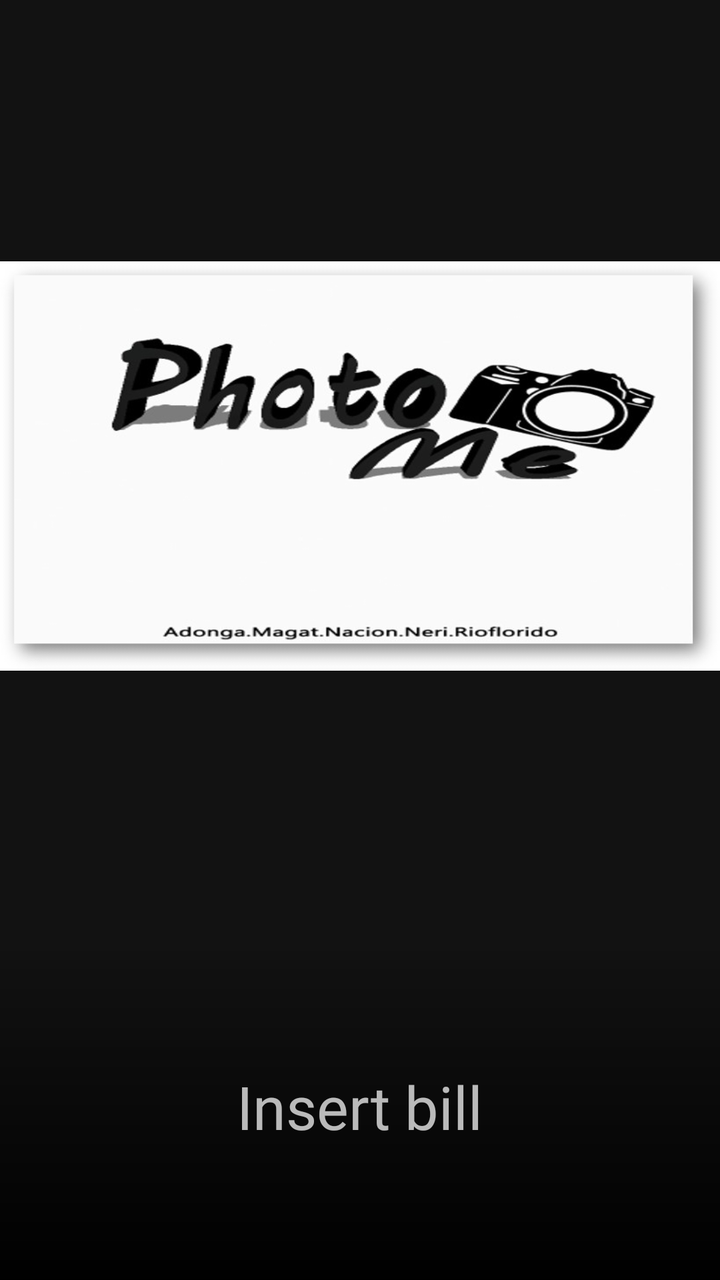
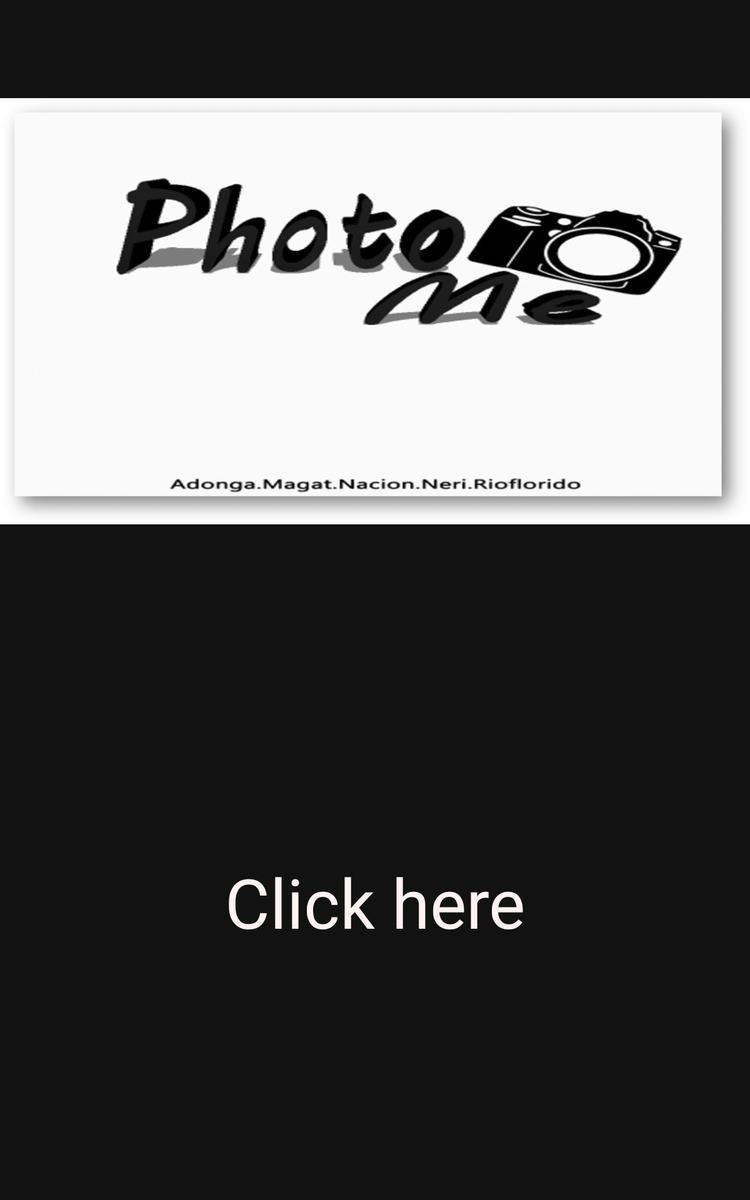

An Android layout and its configuration variant, each rendered on a device that would load it. The default file and the variant file are quoted in full after the pictures.
<!-- AndroidManifest.xml: application theme AppTheme -->
<!-- res/layout/activity_main.xml -->
<?xml version="1.0" encoding="utf-8"?>
<androidx.constraintlayout.widget.ConstraintLayout xmlns:android="http://schemas.android.com/apk/res/android"
    xmlns:app="http://schemas.android.com/apk/res-auto"
    xmlns:tools="http://schemas.android.com/tools"
    android:layout_width="match_parent"
    android:layout_height="match_parent"
    tools:context=".MainActivity">


    <ImageView
        android:id="@+id/imageView"
        android:layout_width="wrap_content"
        android:layout_height="wrap_content"
        android:scaleType="centerCrop"
        app:layout_constraintBottom_toBottomOf="parent"
        app:layout_constraintEnd_toEndOf="parent"
        app:layout_constraintStart_toStartOf="parent"
        app:layout_constraintTop_toTopOf="parent"
        app:srcCompat="@drawable/wallpaper_02" />

    <androidx.constraintlayout.widget.ConstraintLayout
        android:layout_width="match_parent"
        android:layout_height="match_parent">

        <ImageView
            android:id="@+id/imageView3"
            android:layout_width="wrap_content"
            android:layout_height="wrap_content"
            app:layout_constraintEnd_toEndOf="parent"
            app:layout_constraintStart_toStartOf="parent"
            app:layout_constraintTop_toTopOf="parent"
            app:srcCompat="@drawable/splash" />

        <ImageView
            android:id="@+id/imageView4"
            android:layout_width="0dp"
            android:layout_height="0dp"
            app:layout_constraintBottom_toBottomOf="parent"
            app:layout_constraintEnd_toEndOf="parent"
            app:layout_constraintStart_toStartOf="parent"
            app:layout_constraintTop_toBottomOf="@+id/imageView3"
            app:srcCompat="@drawable/black_gradient" />

        <TextView
            android:id="@+id/splash_textview"
            android:layout_width="wrap_content"
            android:layout_height="wrap_content"
            android:text="Insert bill"
            android:textColor="#BCFAFAFA"
            android:textSize="30sp"
            app:layout_constraintBottom_toBottomOf="parent"
            app:layout_constraintEnd_toEndOf="parent"
            app:layout_constraintStart_toStartOf="parent"
            app:layout_constraintTop_toBottomOf="@+id/imageView3" />
    </androidx.constraintlayout.widget.ConstraintLayout>
</androidx.constraintlayout.widget.ConstraintLayout>
<!-- resources referenced by this layout -->
<resources>
  <!-- drawable black_gradient (drawable) -->
  <?xml version="1.0" encoding="utf-8"?>
  <shape xmlns:android="http://schemas.android.com/apk/res/android">
  
      <gradient
          android:startColor="@android:color/black"
          android:angle="90"/>
  
  </shape>
  <!-- drawable splash: jpg bitmap (drawable, 39429 bytes) -->
  <style name="AppTheme" parent="Theme.MaterialComponents.NoActionBar">
          
          <item name="colorPrimary">@color/colorPrimary</item>
          <item name="colorPrimaryDark">@color/colorPrimaryDark</item>
          <item name="colorAccent">@color/colorAccent</item>
          
          
          
          
  
          <item name="android:fontFamily">@font/gotham_rounded_medium</item>
      </style>
</resources>
<!-- res/layout-sw600dp/activity_main.xml (the repository's variant of the layout above) -->
<!-- drawn on a 7-inch tablet held upright -->
<?xml version="1.0" encoding="utf-8"?>
<androidx.constraintlayout.widget.ConstraintLayout xmlns:android="http://schemas.android.com/apk/res/android"
    xmlns:app="http://schemas.android.com/apk/res-auto"
    xmlns:tools="http://schemas.android.com/tools"
    android:layout_width="match_parent"
    android:layout_height="match_parent"
    tools:context=".MainActivity">


    <ImageView
        android:id="@+id/imageView"
        android:layout_width="wrap_content"
        android:layout_height="wrap_content"
        android:scaleType="centerCrop"
        app:layout_constraintBottom_toBottomOf="parent"
        app:layout_constraintEnd_toEndOf="parent"
        app:layout_constraintStart_toStartOf="parent"
        app:layout_constraintTop_toTopOf="parent"
        app:srcCompat="@drawable/wallpaper_05" />

    <androidx.constraintlayout.widget.ConstraintLayout
        android:layout_width="match_parent"
        android:layout_height="match_parent">

        <ImageView
            android:id="@+id/imageView3"
            android:layout_width="wrap_content"
            android:layout_height="wrap_content"
            android:layout_marginTop="16dp"
            app:layout_constraintEnd_toEndOf="parent"
            app:layout_constraintStart_toStartOf="parent"
            app:layout_constraintTop_toTopOf="parent"
            app:srcCompat="@drawable/splash" />

        <TextView
            android:id="@+id/splash_textview"
            android:layout_width="wrap_content"
            android:layout_height="wrap_content"
            android:text="Click here"
            android:textColor="#FFF2F2"
            android:textSize="55sp"
            app:layout_constraintBottom_toBottomOf="parent"
            app:layout_constraintEnd_toEndOf="parent"
            app:layout_constraintStart_toStartOf="parent"
            app:layout_constraintTop_toBottomOf="@+id/imageView3" />
    </androidx.constraintlayout.widget.ConstraintLayout>
</androidx.constraintlayout.widget.ConstraintLayout>
<!-- resources referenced by the variant -->
<!-- as a 7-inch tablet held upright resolves them -->
<resources>
  <!-- drawable splash: jpg bitmap (drawable, 39429 bytes) -->
  <style name="AppTheme" parent="Theme.MaterialComponents.NoActionBar">
          
          <item name="colorPrimary">@color/colorPrimary</item>
          <item name="colorPrimaryDark">@color/colorPrimaryDark</item>
          <item name="colorAccent">@color/colorAccent</item>
          
          
          
          
  
          <item name="android:fontFamily">@font/gotham_rounded_medium</item>
      </style>
</resources>
